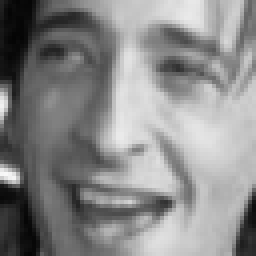
#> input picture faces/Adrien_Brody_0006.pgm, 64 x 64 px (shown 4 times larger); its folder holds only this picture in this run
$ jupyter execute --allow-errors 'eigenfaces_nic copy.ipynb'
#> lines starting #> are read from the running program, lines starting #| are printed output that depends on the picture
[cell 1]
import os
import collections
import numpy as np
import matplotlib.pyplot as plt
import matplotlib.image as img
from skimage import data
from skimage.color import rgb2gray
from PIL import Image
import seaborn as sns

[cell 2]
def read_image(path):
    img_to_recognize = img.imread(path)
    img_to_recognize = Image.fromarray(np.uint8(img_to_recognize))
    img_to_recognize = img_to_recognize.resize((150, 150))
    img_to_recognize = img_to_recognize.convert('L')
    img_to_recognize = np.array(img_to_recognize)
    return img_to_recognize.flatten()/255

[cell 3]
def display_image_ind(matrix, index):
    # Displays the image present in the row_{index} of the specified matrix
    resized = np.resize(matrix[index], (150, 150))
    plt.imshow(resized, cmap="gray")


def display_image(matrix):
    # Displays the image present in the row_{index} of the specified matrix
    resized = np.resize(matrix, (150, 150))
    plt.imshow(resized, cmap="gray")


def plot_portraits(images, titles, h, w, n_row, n_col):
    plt.figure(figsize=(2.2 * n_col, 2.2 * n_row))
    plt.subplots_adjust(bottom=0, left=.01, right=.99, top=.90, hspace=.20)
    for i in range(n_row * n_col):
        plt.subplot(n_row, n_col, i + 1)
        plt.imshow(images[i].reshape((h, w)), cmap=plt.cm.gray)
        plt.title(titles[i])
        plt.xticks(())
        plt.yticks(())

[cell 4]
avg_nicole = np.zeros((150, 150)) # Matrix that will later become the "average" image
nicoles = [] # List that will house all individual arrays of images, will become a matrix later
count = 1

for nicole in os.listdir('faces'):
    # Converts images to correct size and changes its color to grayscale
    img_nicole = img.imread(os.path.join('faces',nicole))
#> img_nicole is the input picture: shape (64, 64); min 4, max 248, mean 136.7
    img_nicole = Image.fromarray(np.uint8(img_nicole))
    img_nicole = img_nicole.convert('L')
    img_nicole = img_nicole.resize((150, 150))
#> img_nicole: PIL image 150x150 L

    # Turns those images into an array and append them to a list that will become a matrix of images later
    array_nicole = np.array(img_nicole)
    avg_nicole += array_nicole
    nicoles.append(array_nicole.flatten()/255)

[cell 5]
celebrity_photos=os.listdir('faces')
celebrity_names=[name[:name.find('0')-1].replace("_", " ") for name in celebrity_photos]

[cell 6]
image_matrix = np.row_stack(tuple(nicoles))

[cell 7]
def pca(X, n_pc):
#> called with X = array of shape (1, 22500), n_pc = 50
    mean = np.mean(X, axis=0)
    centered_data = X-mean
    U, S, Vh = np.linalg.svd(centered_data, full_matrices=False)
#> U = [1]; S = [0]
    components = Vh[:n_pc]
    # projected = U[:,:n_pc]*S[:n_pc]

    return components, mean, centered_data, S[:n_pc]

[cell 8]
Vh, average_matrix, subtracted, eigenvalues = pca(image_matrix, n_pc=50)
#> eigenvalues = [0]
#> (the rest of this cell did not finish here and is left out)

[cell 9]
principal_components = [eigenvalue/np.sum(eigenvalues) for eigenvalue in eigenvalues]
#> principal_components = [nan]
count = 0
total_var = 0
for component in principal_components:
    total_var += component
    count += 1
    if total_var > 0.95:
        break
#> this loop made 1 pass
#> after the loop, count = 1; total_var = nan
count, total_var
#> Out = (1, nan)

[cell 10]
display_image(average_matrix)

#> (a cell that did not finish here is left out)

[cell 12]
# display_image_ind(image_matrix, 307)

[cell 13]
def reconstruction(sub, eigenfaces, mean, h, w, image_index):
    n_samples, n_features = sub.shape
    weights = np.dot(sub, eigenfaces.T)
    centered_vector=np.dot(weights[image_index, :], eigenfaces)
    recovered_image=(mean+centered_vector).reshape(h, w)
    return recovered_image

# display_image(reconstruction(subtracted, Vh, average_matrix, 150, 150, 307))

[cell 14]
def reconstruction_outsider(eigenfaces, mean, h, w, path):
    outsider = read_image(path)
    outsider = outsider - mean
    weights = np.dot(outsider, eigenfaces.T)
    centered_vector=np.dot(weights, eigenfaces)
    recovered_image=(mean+centered_vector).reshape(h, w)
    return recovered_image

[cell 15]
def recognize2(path, eig_num):
    # Treats input image (the one we wish to recognize)
    # path = 'objects/nicole' + str(nicole_num) + '.jpg'
    # path = 's3_' + str(nicole_num) + '.jpg'
    img_to_recognize = read_image(path)
    subtracted_matrix_rec = img_to_recognize - average_matrix
    subtracted_matrix_rec = subtracted_matrix_rec.flatten()
    # Projeção da imagem já subtraída da média no face space para obter o array de coeficientes (pesos de cada eigenface)
    eigenfaces_matrix = Vh[:eig_num,:]

    weight = np.dot(subtracted_matrix_rec, eigenfaces_matrix.T)


    # Value determines if the image is a face (to be chosen)
    projection = eigenfaces_matrix.T @ weight

    proj_error = np.linalg.norm(subtracted_matrix_rec - projection)

    # Value determines which pic is related to to the input

    famous_faces_coeff = eigenfaces_matrix @ subtracted.T


    dist_in_space = []
    for i in range(len(subtracted[:,0])):
        dist = np.linalg.norm(famous_faces_coeff[:,i] - weight)
        dist_in_space.append(dist)

    dist_in_space = np.array(dist_in_space)

    face_error = dist_in_space.min()

    # Trying to get the right face (range of valid error still to be determined)
    guess_index = np.argmin(dist_in_space)

    celebrity_name = celebrity_names[guess_index]

    display_image(image_matrix[guess_index])
    return proj_error*255, face_error, celebrity_name

[cell 16]
path_recon = os.path.join('objects', 'Keanu_Reeves_0008.pgm')
#> (the rest of this cell did not finish here and is left out)

#> (a cell that did not finish here is left out)

#> (a cell that did not finish here is left out)

[cell 19]
# [6 lines of commented-out code are left out]

[cell 20]
# [5 lines of commented-out code are left out]

[cell 21]
# [12 lines of commented-out code are left out]

[cell 22]
plt.plot(eigenvalues)
plt.xticks(range(0,200,20))
plt.xlim(-1, 100)
plt.show()
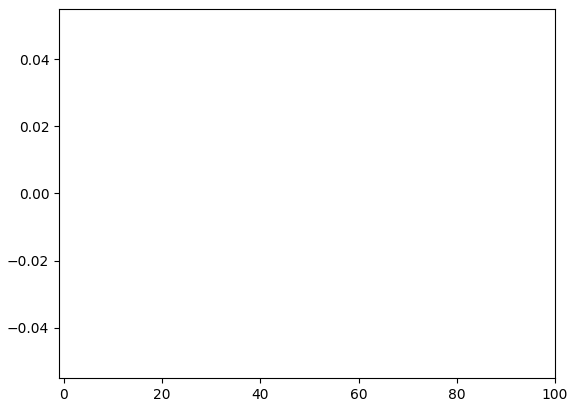
#> figure drawn by matplotlib, 1 panel
